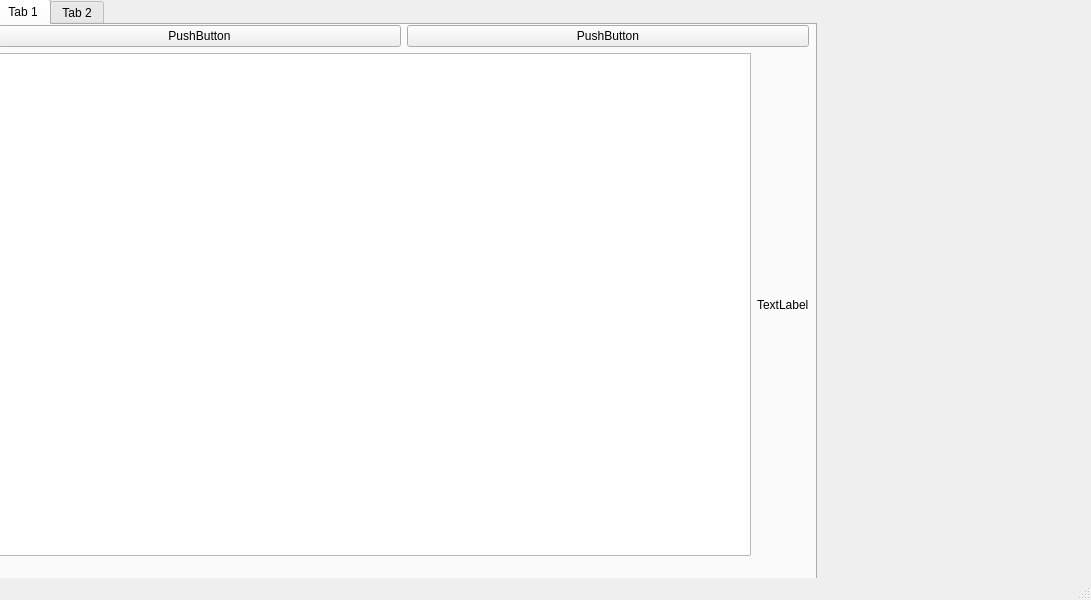
<?xml version="1.0" encoding="UTF-8"?>
<ui version="4.0">
 <class>MainWindow</class>
 <widget class="QMainWindow" name="MainWindow">
  <property name="geometry">
   <rect>
    <x>0</x>
    <y>0</y>
    <width>1091</width>
    <height>600</height>
   </rect>
  </property>
  <property name="windowTitle">
   <string>MainWindow</string>
  </property>
  <widget class="QWidget" name="centralwidget">
   <widget class="QTabWidget" name="tabWidget">
    <property name="geometry">
     <rect>
      <x>-4</x>
      <y>-1</y>
      <width>821</width>
      <height>581</height>
     </rect>
    </property>
    <property name="currentIndex">
     <number>0</number>
    </property>
    <widget class="QWidget" name="blueprints_tab">
     <attribute name="title">
      <string>Tab 1</string>
     </attribute>
     <widget class="QWidget" name="verticalLayoutWidget">
      <property name="geometry">
       <rect>
        <x>0</x>
        <y>0</y>
        <width>811</width>
        <height>531</height>
       </rect>
      </property>
      <layout class="QVBoxLayout" name="verticalLayout">
       <item>
        <layout class="QHBoxLayout" name="horizontalLayout">
         <item>
          <widget class="QPushButton" name="pushButton">
           <property name="text">
            <string>PushButton</string>
           </property>
          </widget>
         </item>
         <item>
          <widget class="QPushButton" name="pushButton_2">
           <property name="text">
            <string>PushButton</string>
           </property>
          </widget>
         </item>
        </layout>
       </item>
       <item>
        <layout class="QHBoxLayout" name="horizontalLayout_2">
         <item>
          <widget class="QListWidget" name="listWidget"/>
         </item>
         <item>
          <widget class="QLabel" name="label">
           <property name="text">
            <string>TextLabel</string>
           </property>
          </widget>
         </item>
        </layout>
       </item>
      </layout>
     </widget>
    </widget>
    <widget class="QWidget" name="tz_tab">
     <attribute name="title">
      <string>Tab 2</string>
     </attribute>
    </widget>
   </widget>
  </widget>
  <widget class="QMenuBar" name="menubar">
   <property name="geometry">
    <rect>
     <x>0</x>
     <y>0</y>
     <width>1091</width>
     <height>21</height>
    </rect>
   </property>
  </widget>
  <widget class="QStatusBar" name="statusbar"/>
 </widget>
 <resources/>
 <connections/>
</ui>
